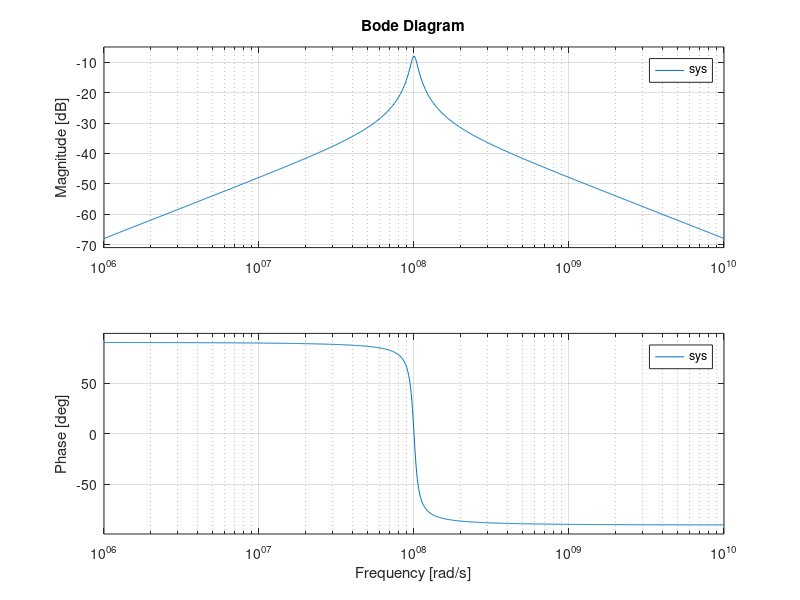

The MATLAB source for this figure:
L = 2E-6
C = 50E-12
R = 5000
R_L = 3330

clf

for i = 1:size(R_L, 2)
    num = [L/R 0];
    den = [L*C L*((1/R)+(1/R_L)) 1];
    
    sys = tf(num, den)
    bode(sys)
    
end

size(R_L)